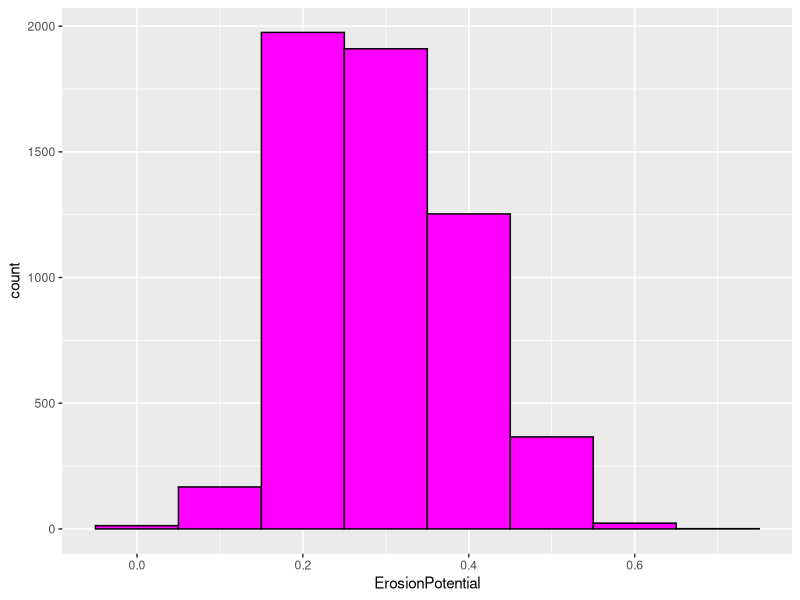
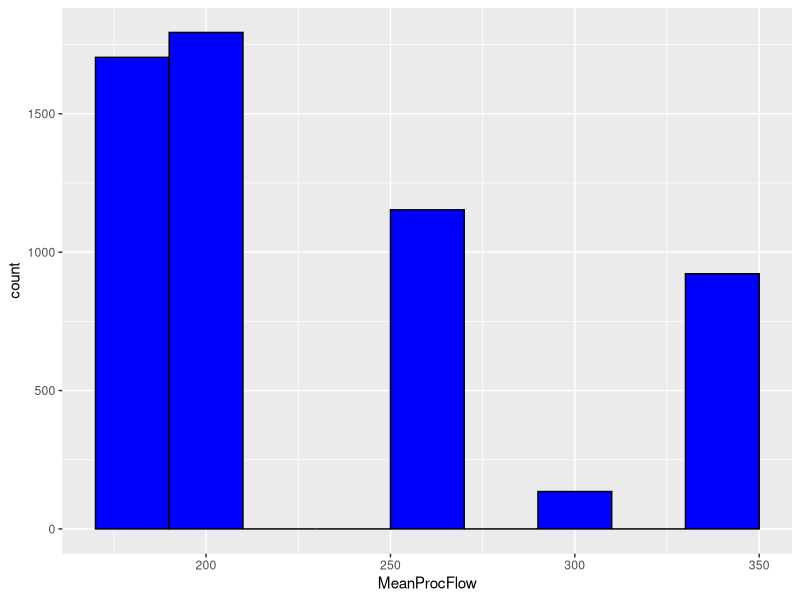
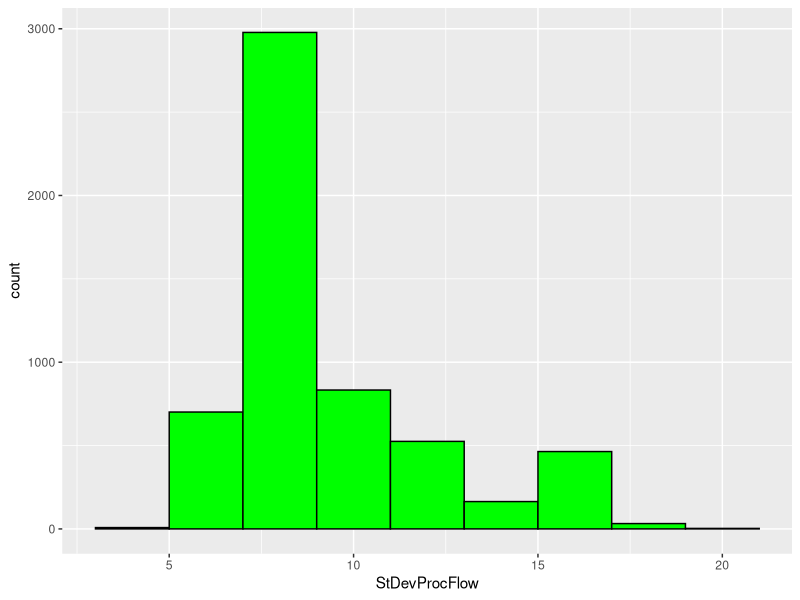
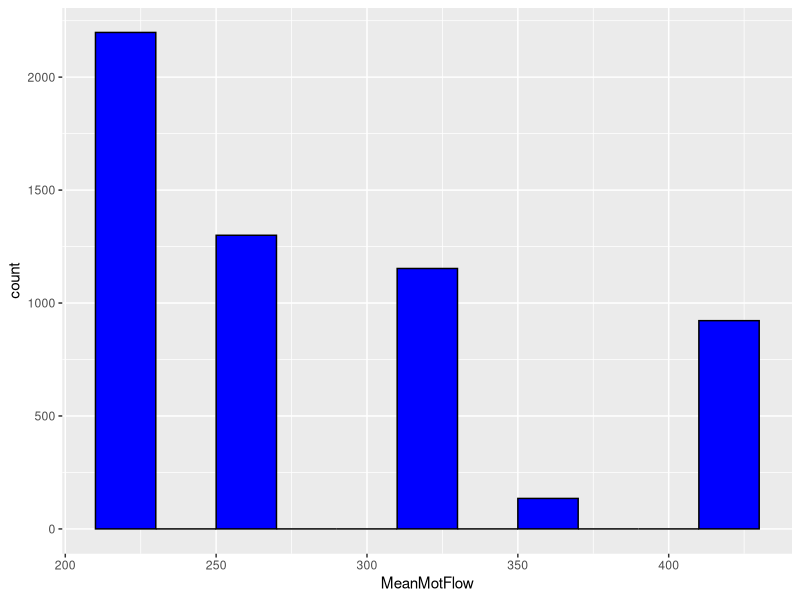
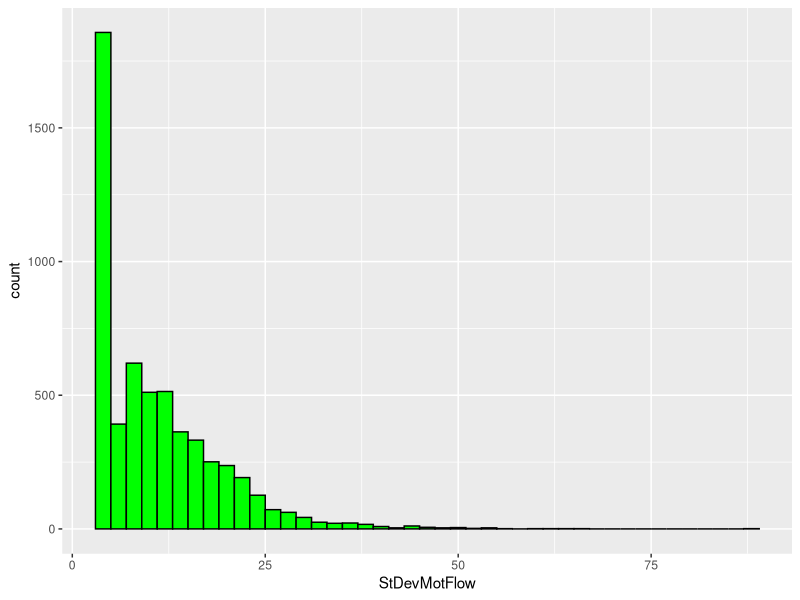
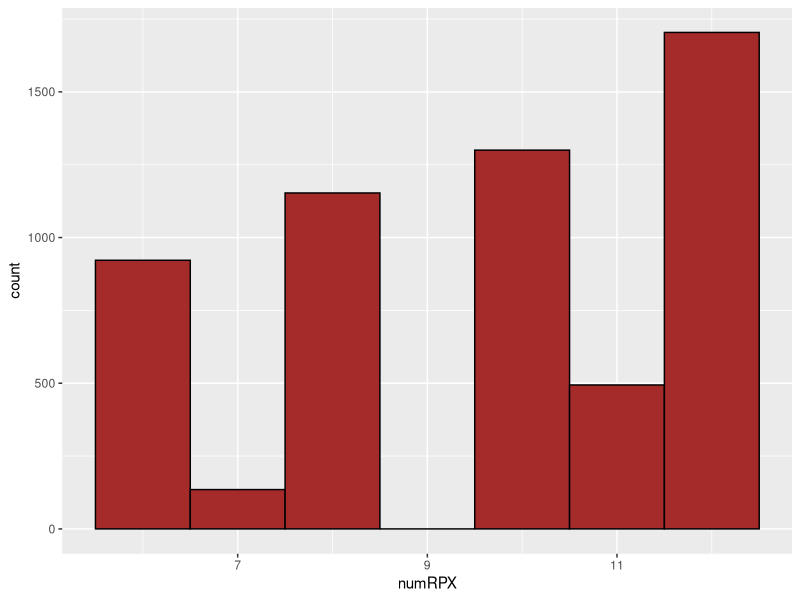
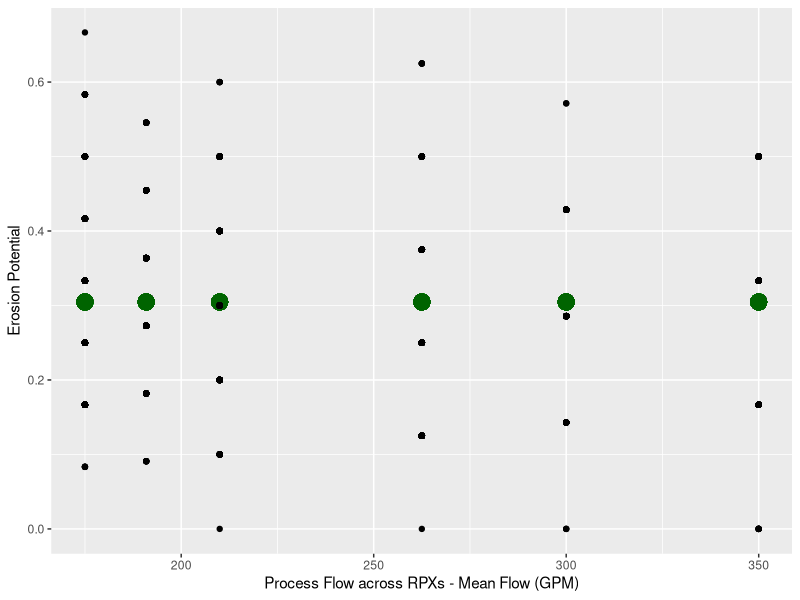
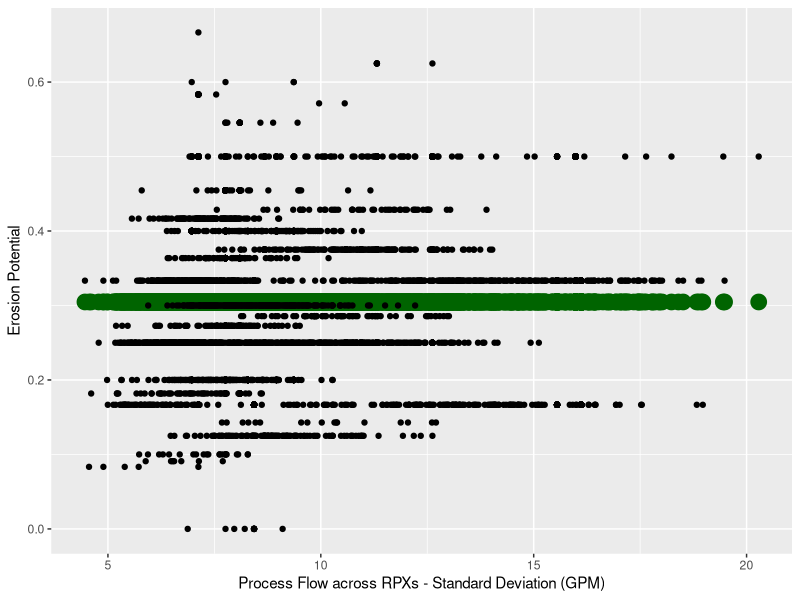

R code for these plots, in order:
## ---- chunk 1
# Read Data
getwd()
setwd("C:/Users/ompra/Documents/UCBCourses/DataScience/project/RPXFlows/data")
library(openxlsx)
TData <- read.xlsx("ModelDataSet.xlsx")
nRows <- nrow(TData)

#Shuffle Data
SData <- TData[sample(nrow(TData)),]
str(SData)
summary(SData)

#Split Shuffled Data into training data, validation data & test data
TrgData <- SData[1:(0.6*nrow(SData)),]
ValData <- SData[(0.6*nrow(SData)):(0.8*nrow(SData)),]
TstData <- SData[(0.8*nrow(SData)):nrow(SData),]

#Build histogram of response variable - Erosion Potential
library(ggplot2)
ggplot(data=TrgData,aes(x=ErosionPotential)) +
   geom_histogram(binwidth=0.1,fill="Magenta",color="Black")

#Build histograms of the five predictors
ggplot(data=TrgData,aes(x=MeanProcFlow)) +
  geom_histogram(binwidth=20,fill="Blue",color="Black")

ggplot(data=TrgData,aes(x=StDevProcFlow)) +
  geom_histogram(binwidth=2,fill="Green",color="Black")

ggplot(data=TrgData,aes(x=MeanMotFlow)) +
  geom_histogram(binwidth=20,fill="Blue",color="Black")

ggplot(data=TrgData,aes(x=StDevMotFlow)) +
  geom_histogram(binwidth=2,fill="Green",color="Black")

ggplot(data=TrgData,aes(x=numRPX)) +
  geom_histogram(binwidth=1,fill="Brown",color="Black")

#Build a Naive Model to predict Erosion Potential
#Take the mean
ErPot_Naive = mean(TrgData$ErosionPotential)
TrgData$NaiveResponse = c(rep(ErPot_Naive,nrow(TrgData)))

#Check mean absolute deviation if the model is good
TrgData$AbsDeviationNaive = abs(TrgData$ErosionPotential - TrgData$NaiveResponse)
MeanAbsDeviationNaive = mean(TrgData$AbsDeviationNaive)
MeanAbsDeviationNaive
## ---- chunk 2
#Plot actual response and naive model response vs each of the 5 input variables

ggplot(data = TrgData) +
  geom_point(aes(x = MeanProcFlow, y = NaiveResponse),size=5,color="DarkGreen") +
  geom_point(aes(x = MeanProcFlow, y = ErosionPotential)) + 
  xlab("Process Flow across RPXs - Mean Flow (GPM)") +
  ylab("Erosion Potential")
  
ggplot(data = TrgData) +
  geom_point(aes(x = StDevProcFlow, y = NaiveResponse),size=5,color="DarkGreen") +
  geom_point(aes(x = StDevProcFlow, y = ErosionPotential)) + 
  xlab("Process Flow across RPXs - Standard Deviation (GPM)") +
  ylab("Erosion Potential")

ggplot(data = TrgData) +
  geom_point(aes(x = MeanMotFlow, y = NaiveResponse),size=5,color="DarkGreen") +
  geom_point(aes(x = MeanMotFlow, y = ErosionPotential)) + 
  xlab("Motive Flow across RPXs - Mean Flow (GPM)") +
  ylab("Erosion Potential")

ggplot(data = TrgData) +
  geom_point(aes(x = StDevMotFlow, y = NaiveResponse),size=5,color="DarkGreen") +
  geom_point(aes(x = StDevMotFlow, y = ErosionPotential)) + 
  xlab("Motive Flow across RPXs - Standard Deviation (GPM)") +
  ylab("Erosion Potential")

ggplot(data = TrgData) +
  geom_point(aes(x = numRPX, y = NaiveResponse),size=5,color="DarkGreen") +
  geom_point(aes(x = numRPX, y = ErosionPotential)) + 
  xlab("number of RPXs running") +
  ylab("Erosion Potential")
